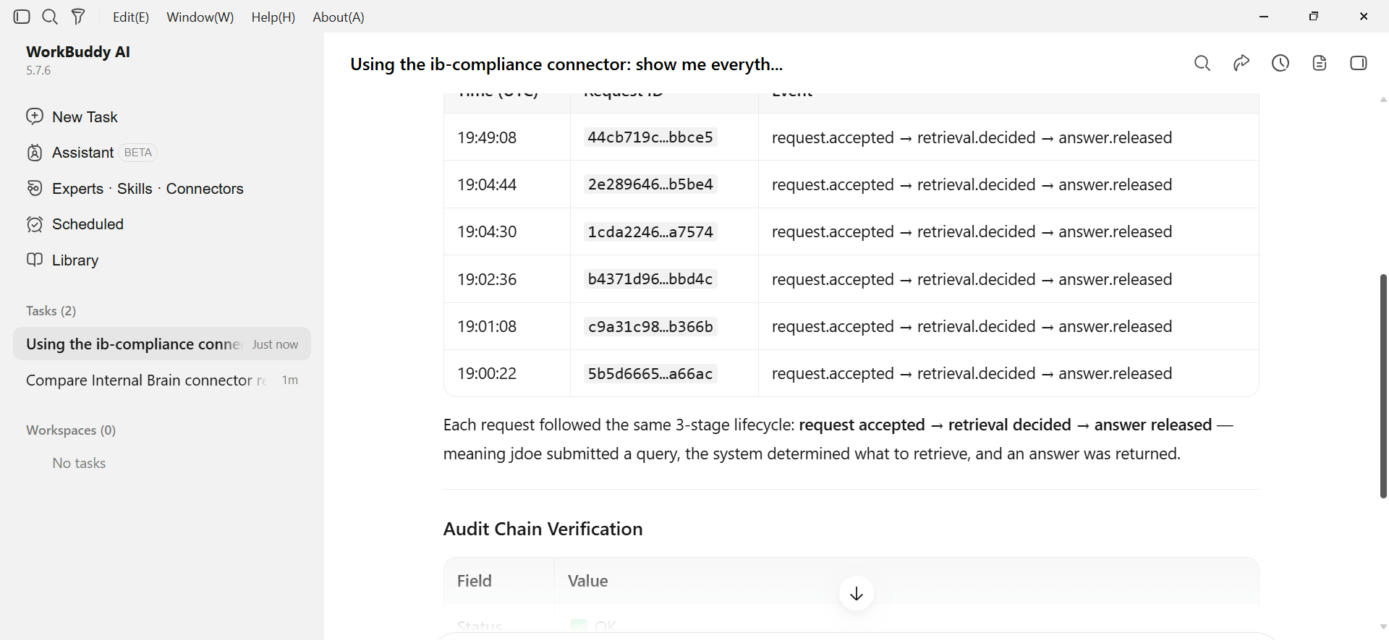
#> input picture submission/02_workbuddy/raw/workbuddy_events.png, 1389 x 640 px
$ python -i _imageprep.py   (imports and definitions only)
#> lines starting #> are read from the running program, lines starting #| are printed output that depends on the picture; after the words box and inside, x2 and y2 are one past the last pixel; in counts of white or black regions, pixels touching at a corner belong together
"""Deterministic image preprocessing for OCR (C13, §11.3): deskew + binarise.

Preprocessing is **deterministic** (no randomness) so OCR provenance is reproducible: the
same bytes always yield the same page raster, and ``ocr_bbox`` coordinates are expressed in
the coordinate space of *this* raster (which is what we persist as the MediaRecord page — so
a bbox always crops the exact region the engine read).

opencv-headless only (no GUI/display deps — airgap/CI safe).
"""
from __future__ import annotations

from dataclasses import dataclass

import cv2
import numpy as np

from .._util import AdapterError


@dataclass(frozen=True)
class PreprocessResult:
    raster: np.ndarray        # 3-channel uint8 image FED to OCR == the persisted page raster
    skew_deg: float           # estimated + corrected skew angle (degrees)
    binarised: bool


# Decompression-bomb ceiling for rasters (F7): a few-KB PNG/TIFF can declare a multi-gigapixel
# image; cv2 would allocate H·W·3 bytes. Cap total pixels and refuse before/after decode.
MAX_IMAGE_PIXELS = 60_000_000        # 60 MP (~180 MB at 3 channels) — generous for scans


# [14 lines left out: functions guard_pixels, load_image, not called in this run]


def _to_gray(img: np.ndarray) -> np.ndarray:
    return img if img.ndim == 2 else cv2.cvtColor(img, cv2.COLOR_BGR2GRAY)


_SKEW_LIMIT_DEG = 15.0       # deskew corrects SMALL rotations; 90° flips are orientation, not skew
_SKEW_STEP_DEG = 0.5


def _profile_score(binv: np.ndarray, angle: float) -> float:
    """Score a candidate skew angle by the variance of the horizontal projection profile:
    when text rows are axis-aligned, row-sums are sharply peaked (high variance)."""
    h, w = binv.shape[:2]
    m = cv2.getRotationMatrix2D((w / 2.0, h / 2.0), angle, 1.0)
    rot = cv2.warpAffine(binv, m, (w, h), flags=cv2.INTER_NEAREST,
                         borderMode=cv2.BORDER_CONSTANT, borderValue=0)
    profile = rot.sum(axis=1, dtype=np.float64)
    return float(profile.var())


def estimate_skew(gray: np.ndarray) -> float:
    """Estimate page skew in degrees via a projection-profile search over SMALL angles
    (±15°). Returns the best angle; 0.0 when there is too little ink or no clear skew.

    Deterministic (fixed grid, no randomness). Downscales large pages first so the search is
    cheap. Only small rotations are corrected — a 90°-rotated page is an *orientation* problem
    (out of scope, would be flagged), never silently spun by the deskewer (the old minAreaRect
    approach mis-fired to 90° on clean horizontal text and destroyed detection)."""
    _t, binv = cv2.threshold(gray, 0, 255, cv2.THRESH_BINARY_INV + cv2.THRESH_OTSU)
    if int((binv > 0).sum()) < 50:                    # too little ink to trust an angle
        return 0.0
    # downscale for the search (coordinates of the profile are scale-invariant in angle).
    h, w = binv.shape[:2]
    scale = min(1.0, 1000.0 / max(h, w))
    if scale < 1.0:
        binv = cv2.resize(binv, (int(w * scale), int(h * scale)), interpolation=cv2.INTER_NEAREST)
    base = _profile_score(binv, 0.0)
    best_angle, best_score = 0.0, base
    n = int(_SKEW_LIMIT_DEG / _SKEW_STEP_DEG)
    for k in range(-n, n + 1):
        ang = k * _SKEW_STEP_DEG
        if ang == 0.0:
            continue
        s = _profile_score(binv, ang)
        if s > best_score:
            best_score, best_angle = s, ang
    # require a meaningful improvement over no-rotation to avoid chasing noise.
    if abs(best_angle) < 0.3 or best_score <= base * 1.02:
        return 0.0
    return float(best_angle)


# [10 lines left out: function deskew, not called in this run]


def binarise(gray: np.ndarray) -> np.ndarray:
    """Denoise + Otsu binarise → clean black-on-white. Returns single-channel uint8."""
    den = cv2.medianBlur(gray, 3)
    _t, bw = cv2.threshold(den, 0, 255, cv2.THRESH_BINARY + cv2.THRESH_OTSU)
    return bw


# [17 lines left out: function preprocess, not called in this run]


def preprocess_array(img: np.ndarray, *, do_deskew: bool = True,
                     do_binarise: bool = True) -> PreprocessResult:
    """Same as ``preprocess`` but starting from an in-memory array (used by the PDF-page OCR
    route, where pypdfium2 already rasterised the page)."""
    gray = _to_gray(img)
    skew = estimate_skew(gray) if do_deskew else 0.0
    if skew:
        img = deskew(img, skew)
        gray = _to_gray(img)
    if do_binarise:
        raster = cv2.cvtColor(binarise(gray), cv2.COLOR_GRAY2BGR)
    else:
        raster = img if img.ndim == 3 else cv2.cvtColor(gray, cv2.COLOR_GRAY2BGR)
    return PreprocessResult(raster=raster, skew_deg=skew, binarised=do_binarise)

>>> import cv2
>>> picture = cv2.imread('../../../../../../submission/02_workbuddy/raw/workbuddy_events.png')
#> picture is the input picture: shape (640, 1389, 3); mean B, G, R 243.9, 243.9, 243.9
>>> result = preprocess_array(picture)
#> in estimate_skew, `_t, binv = cv2.threshold(gray, 0, 255, cv2.THRESH_BINARY_INV + cv2.THR..`:
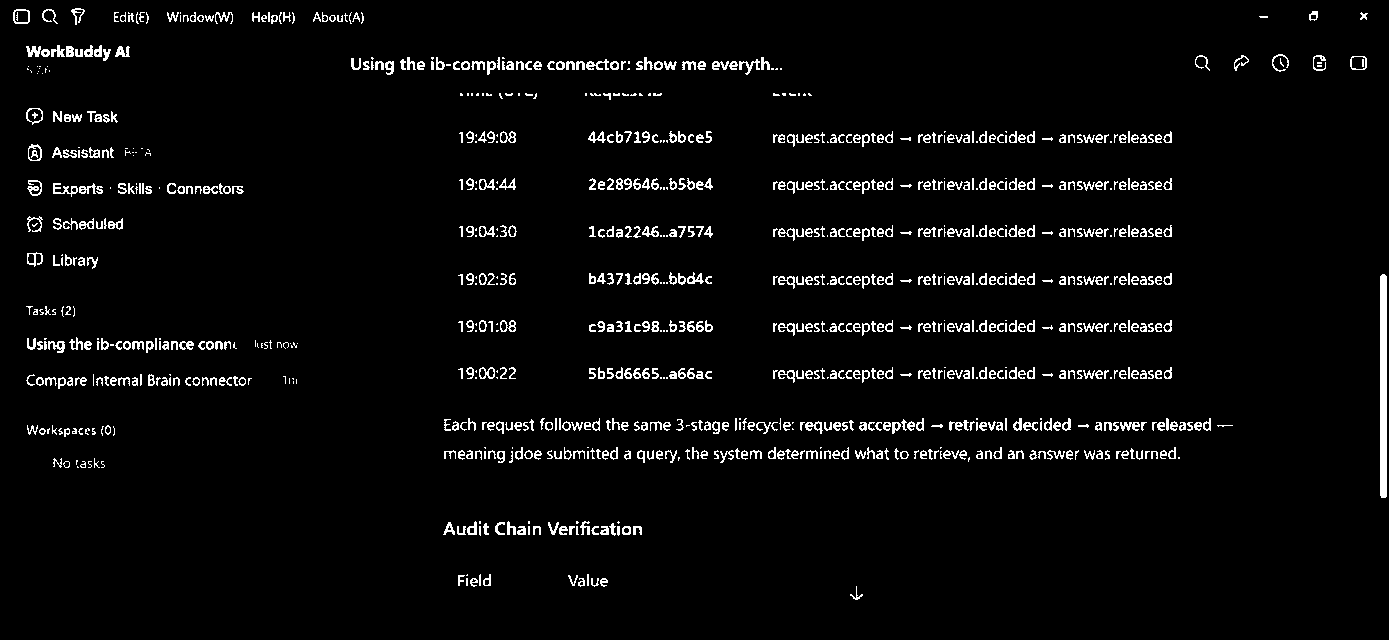
#> binv: shape (640, 1389); 3.8% white in thin lines or dots
#> in estimate_skew, `binv = cv2.resize(binv, (int(w * scale), int(h * scale)), interpolatio..`:
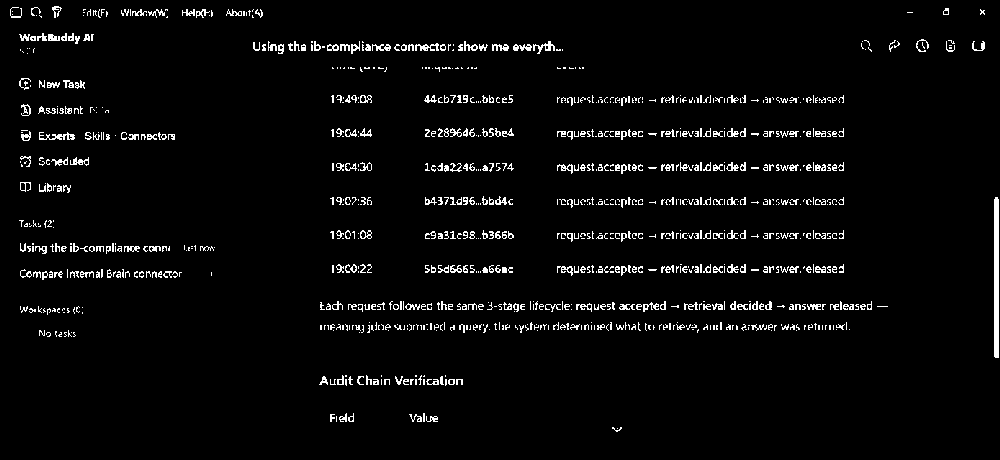
#> binv: shape (460, 1000); 3.7% white in thin lines or dots
#> in _profile_score, `profile = rot.sum(axis=1, dtype=np.float64)`: profile = 460 values, max 86445 at index 309, min 0 at index 0, mean 9469.4
#> in estimate_skew, `base = _profile_score(binv, 0.0)`: base = 293225098.2
#> in estimate_skew, `best_angle, best_score = 0.0, base`: best_angle = 0; best_score = 293225098.2
#> the loop in estimate_skew, `for k in range(-n, n + 1):` made 61 passes
#> s on passes 1 to 8: 20054366.4, 20188056.1, 19779244, 19770376.5, 20048675.2, 20377985.6, 20192940.6, 20667033.1
#> pass 1, in _profile_score (call 2), `rot = cv2.warpAffine(binv, m, (w, h), flags=cv2.INTER_NEAREST, borderM..`:
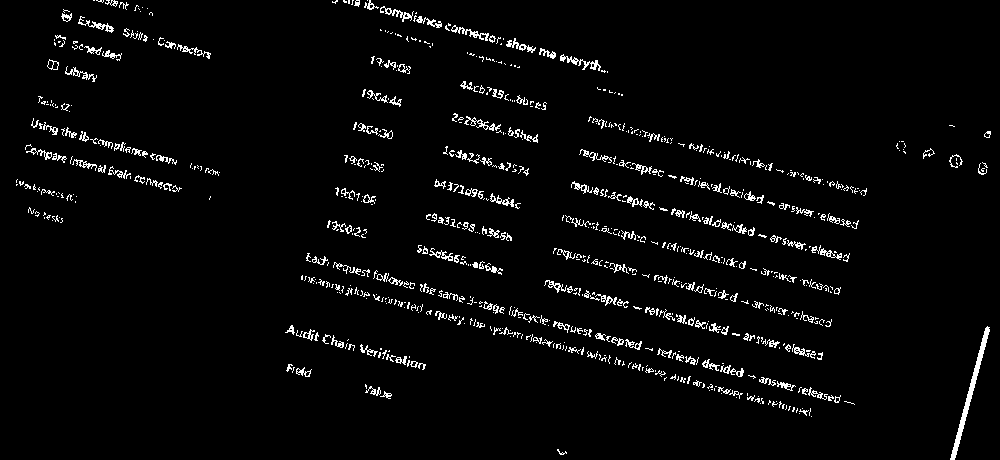
#> rot: shape (460, 1000); 3.4% white in thin lines or dots
#> pass 2, in _profile_score (call 3), `rot = cv2.warpAffine(binv, m, (w, h), flags=cv2.INTER_NEAREST, borderM..`:
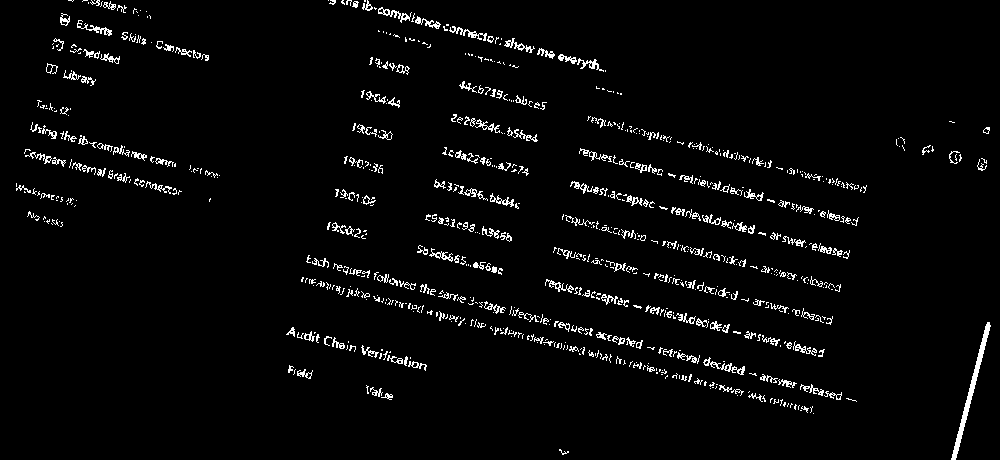
#> rot: shape (460, 1000); 3.4% white in thin lines or dots
#> pass 3, in _profile_score (call 4), `rot = cv2.warpAffine(binv, m, (w, h), flags=cv2.INTER_NEAREST, borderM..`:
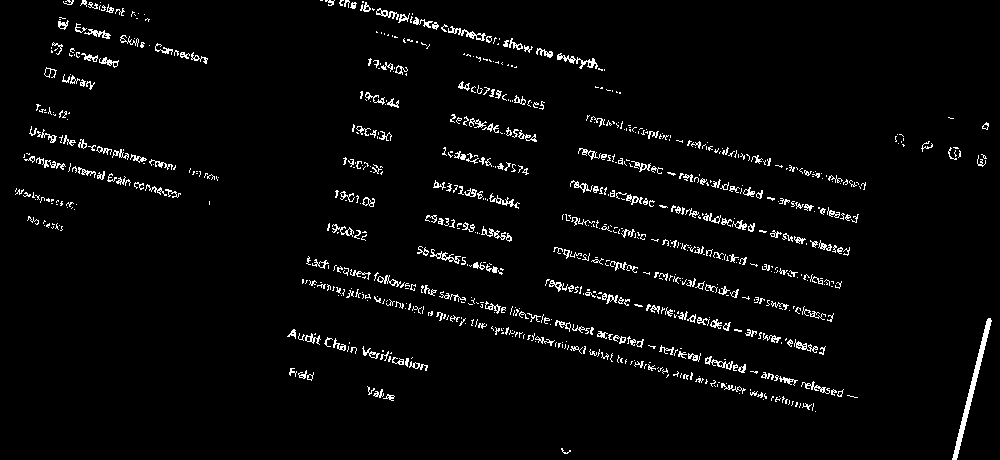
#> rot: shape (460, 1000); 3.4% white in thin lines or dots
#> after the loop in estimate_skew, `for k in range(-n, n + 1):`: best_angle = 0; best_score = 293225098.2
#> in preprocess_array, `skew = estimate_skew(gray) if do_deskew else 0.0`: skew = 0
#> in binarise, `_t, bw = cv2.threshold(den, 0, 255, cv2.THRESH_BINARY + cv2.THRESH_OTSU)`:
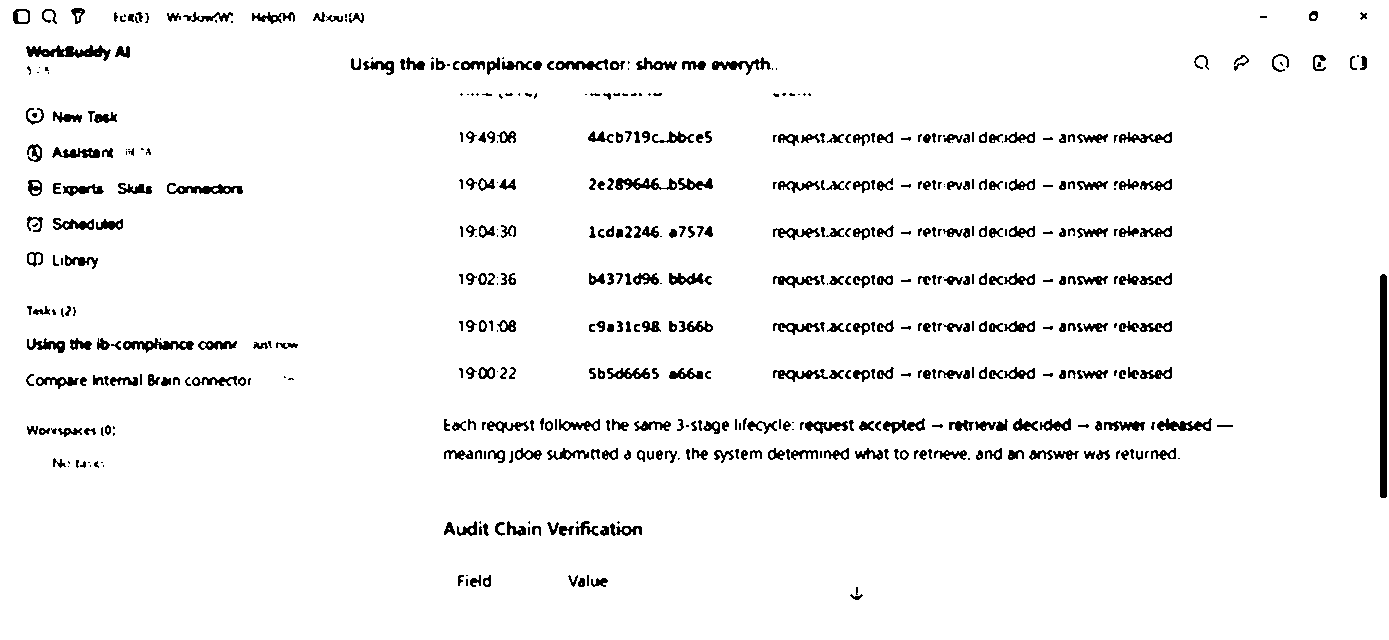
#> bw: shape (640, 1389); 95.6% white; 539 black regions (124 under 20 px), largest, box (x1, y1, x2, y2) and area: (1380, 274, 1387, 498) 1560, (26, 45, 111, 61) 647, (123, 338, 194, 353) 471

$ run again, on submission/02_workbuddy/raw/workbuddy_jdoe.png
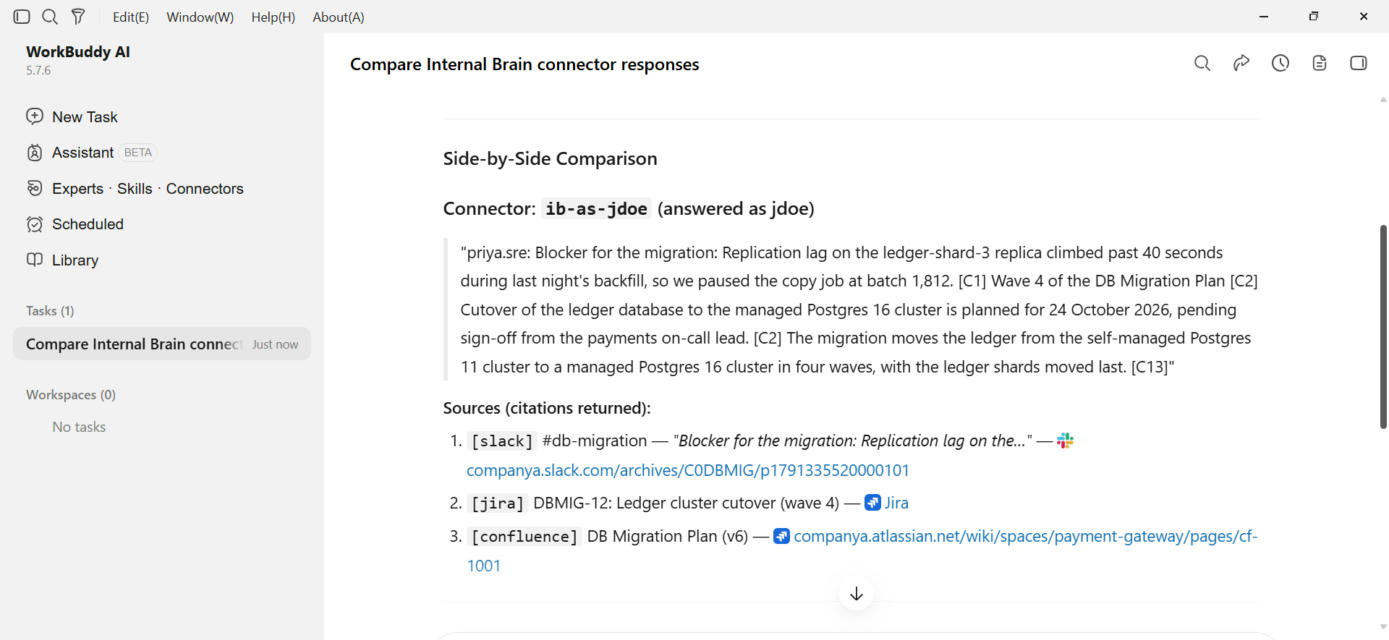
#> input picture submission/02_workbuddy/raw/workbuddy_jdoe.png, 1389 x 640 px
#> picture is the input picture: shape (640, 1389, 3); mean B, G, R 244, 243.8, 243.4
#> in estimate_skew, `binv = cv2.resize(binv, (int(w * scale), int(h * scale)), interpolatio..`:
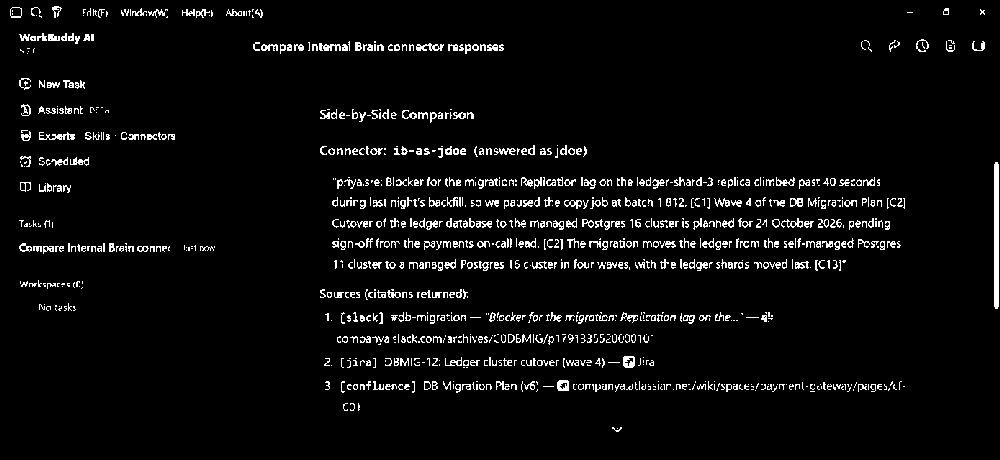
#> binv: shape (460, 1000); 4.6% white in thin lines or dots
#> profile = 460 values, max 105315 at index 246, min 0 at index 0, mean 11626.9
#> base = 376232500.1
#> in estimate_skew, `best_angle, best_score = 0.0, base`: best_angle = 0; best_score = 376232500.1
#> the loop in estimate_skew, `for k in range(-n, n + 1):` made 61 passes
#> s on passes 1 to 8: 37756214.3, 37838497.4, 37649220.2, 37500756.7, 38048518, 39255052.9, 39410139, 39512773.1
#> after the loop in estimate_skew, `for k in range(-n, n + 1):`: best_angle = 0; best_score = 376232500.1
#> skew = 0
#> in binarise, `_t, bw = cv2.threshold(den, 0, 255, cv2.THRESH_BINARY + cv2.THRESH_OTSU)`:
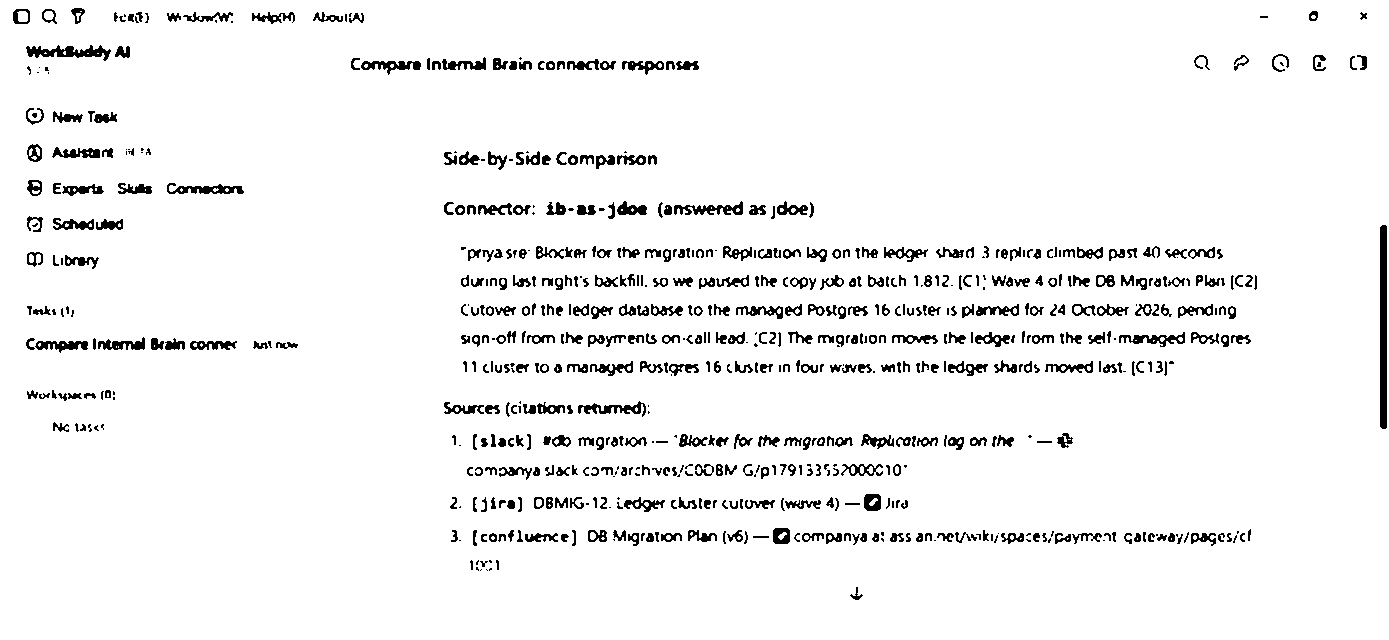
#> bw: shape (640, 1389); 95% white; 671 black regions (137 under 20 px), largest, box (x1, y1, x2, y2) and area: (1380, 225, 1387, 429) 1420, (26, 45, 111, 61) 653, (674, 201, 743, 215) 458
